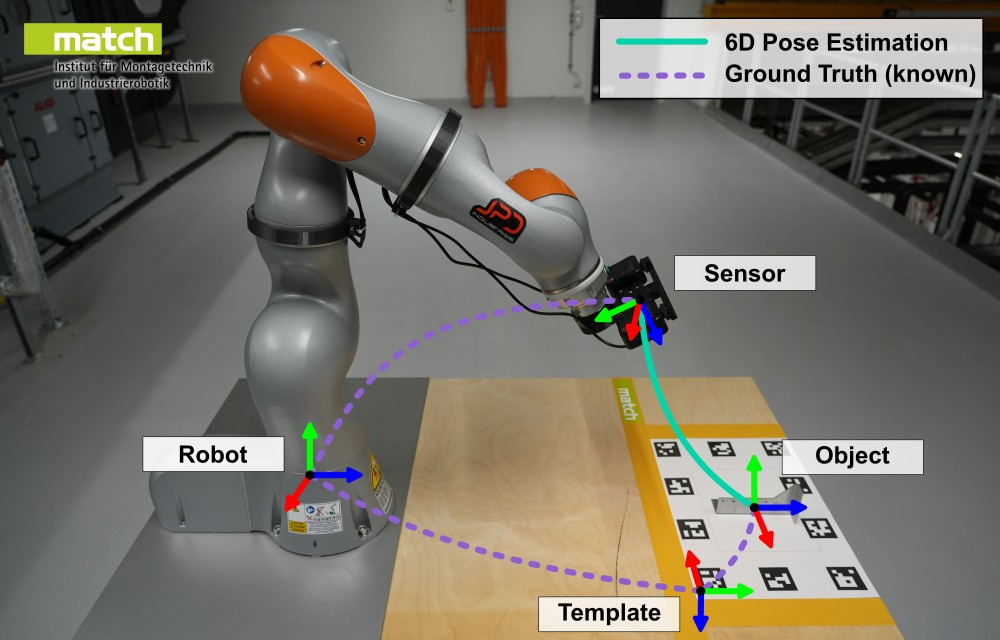
#> input picture posetestbot.jpg, 1000 x 640 px
$ python -i ROI_border_out_masks.py   (imports and definitions only)
#> lines starting #> are read from the running program, lines starting #| are printed output that depends on the picture; after the words box and inside, x2 and y2 are one past the last pixel; in counts of white or black regions, pixels touching at a corner belong together
import argparse
import os

import cv2
import numpy as np
from tqdm import tqdm


def find_center_of_mask(image_path: str, output_path: str) -> None:
    """
    Finds a point outside the border of a mask in a grayscale image,
    and creates a new image with a white square at that point.

    Args:
        image_path (str): Path to the input grayscale image.
        output_path (str): Path to save the output image with the white square.
    """
#> called with image_path = '../posetestbot.jpg', output_path = 'out.png'
    # Read the input image as grayscale
    image = cv2.imread(image_path, cv2.IMREAD_GRAYSCALE)
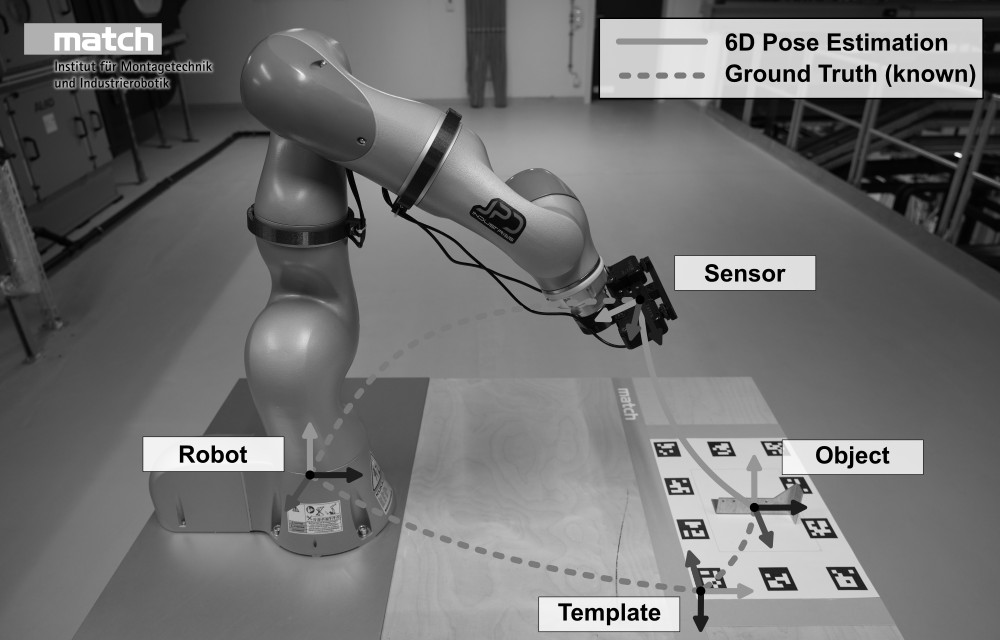
#> image: shape (640, 1000); min 0, max 255, mean 111.9

    # Convert the image to a binary mask (0 or 255)
    _, binary_mask = cv2.threshold(image, 127, 255, cv2.THRESH_BINARY)
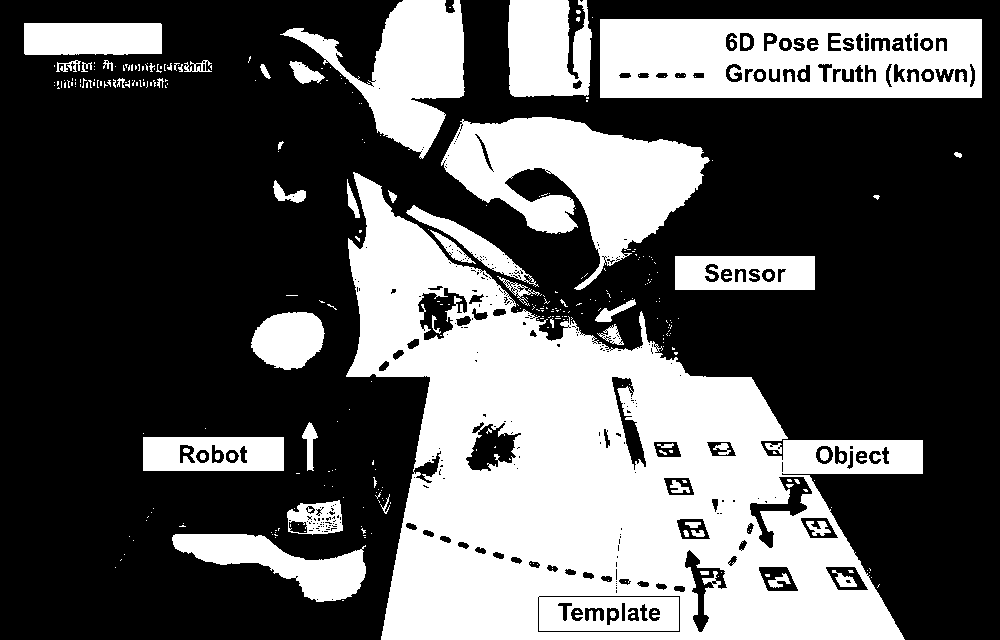
#> binary_mask: shape (640, 1000); 35.6% white; 354 white regions (286 under 20 px)

    # Calculate the moments of the binary mask
    moments = cv2.moments(binary_mask)
#> moments = moments, m00 58051515, centre m10/m00, m01/m00 = (568.7, 345.6)

    # Calculate the center of the mask using the moments
    if moments["m00"] != 0:
        center_x = int(moments["m10"] / moments["m00"])
#> center_x = 568
        center_y = int(moments["m01"] / moments["m00"])
#> center_y = 345
    else:
        # Handle the case where the mask is empty by setting the center to (0, 0)
        center_x, center_y = 0, 0

    # Find the contours of the binary mask
    contours, _ = cv2.findContours(
        binary_mask, cv2.RETR_EXTERNAL, cv2.CHAIN_APPROX_SIMPLE
    )
#> contours = 283 contours, 254 with area under 20; largest, box (x1, y1, x2, y2) and area: (346, 172, 923, 640) 142321, (600, 19, 982, 98) 29718, (441, 117, 710, 290) 21186, (280, 0, 465, 159) 11776, (508, 0, 592, 97) 6808

    # If contours are found, proceed to find a point outside the border
    if contours:
        # Get the largest contour
        contour = max(contours, key=cv2.contourArea)
#> contour = contour of 827 points, box (x1, y1, x2, y2) (346, 172, 923, 640), area 142321
        # Extract the edge points from the contour
        edge_points = contour[:, 0, :]
#> edge_points = 827 pairs, first value 346 to 922, second value 172 to 639
        # Choose a random point on the edge
        random_point = edge_points[np.random.choice(edge_points.shape[0])]
#> random_point = [538, 316]
        edge_x, edge_y = random_point[0], random_point[1]
#> edge_x = 538; edge_y = 316

        # Calculate a vector from the center to the random edge point
        vector_x = edge_x - center_x
#> vector_x = -30
        vector_y = edge_y - center_y
#> vector_y = -29

        # Normalize the vector
        length = np.sqrt(vector_x**2 + vector_y**2)
#> length = 41.73
        if length != 0:
            vector_x /= length
#> vector_x = -0.719
            vector_y /= length
#> vector_y = -0.695

        # Move the point outside the mask by 10 pixels
        border_x = edge_x + int(vector_x * 10)
#> border_x = 531
        border_y = edge_y + int(vector_y * 10)
#> border_y = 310
    else:
        # If no contours are found, use the calculated center as the border point
        border_x, border_y = center_x, center_y

    # Create a new black image with the same dimensions as the input
    output_image = np.zeros_like(image)

    # Draw a 10x10 white square centered at the calculated border point
    square_size = 5  # Half the side length of the square
    for i in range(-square_size, square_size):
        for j in range(-square_size, square_size):
            # Check if the pixel is within the image bounds
            if (
                0 <= border_y + i < output_image.shape[0]
                and 0 <= border_x + j < output_image.shape[1]
            ):
                output_image[border_y + i, border_x + j] = 255

    # Save the output image
    cv2.imwrite(output_path, output_image)
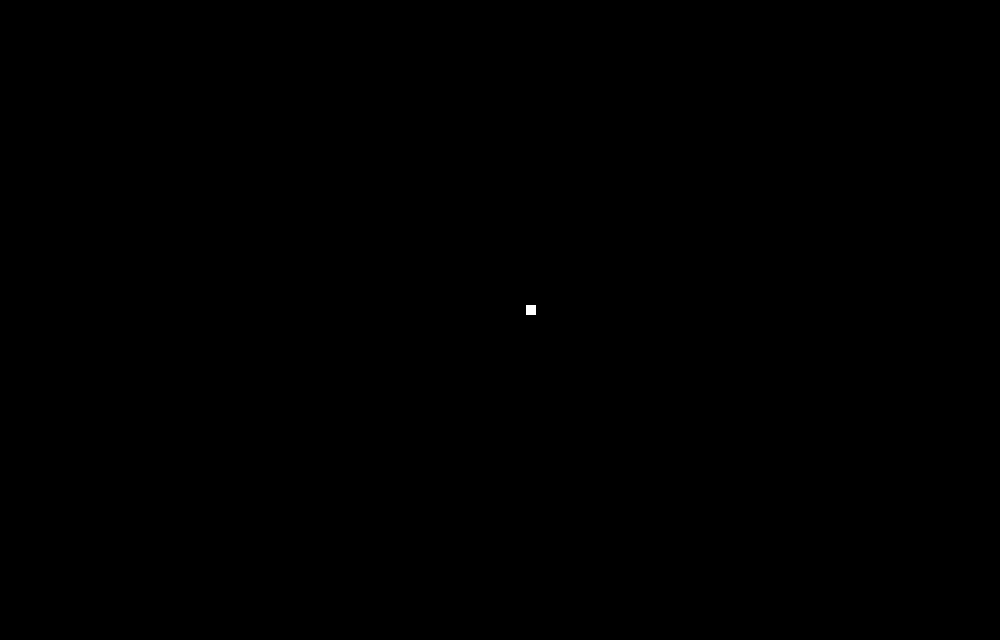
#> saved as out.png: shape (640, 1000); 0.02% white; 1 white region, box (x1, y1, x2, y2) and area: (526, 305, 536, 315) 100


# [62 lines not run here, left out]

>>> result = find_center_of_mask('../posetestbot.jpg', 'out.png')
